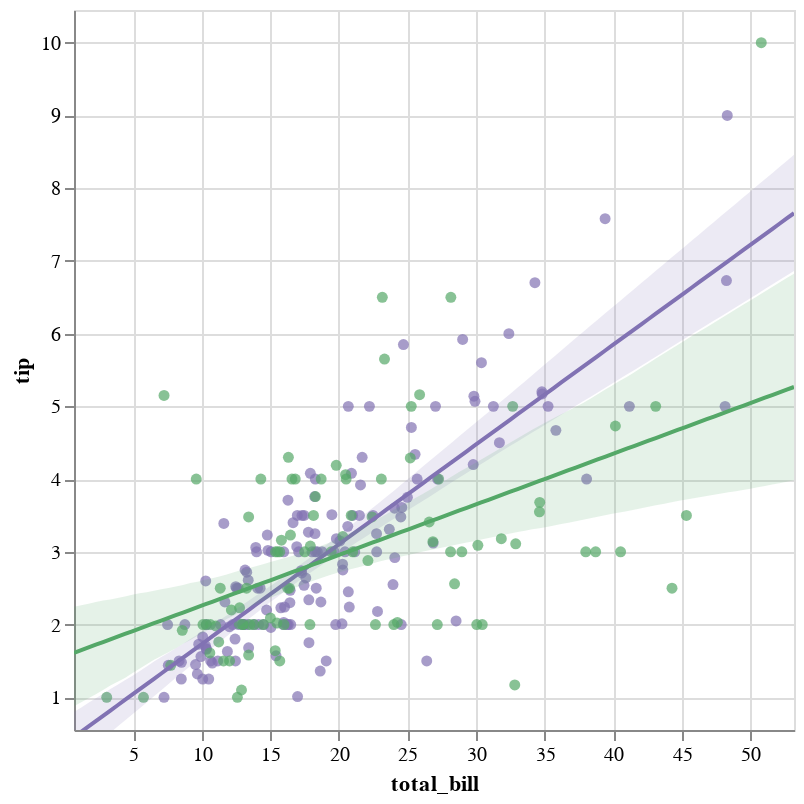

The notebook cell this image was saved under:
### Code cell
display(salt.lmplot(x="total_bill", y="tip", hue="smoker", data=tips, palette=["m", "g"]))
g = sns.lmplot(x="total_bill", y="tip", hue="smoker", data=tips, palette=dict(Yes="g", No="m"))

### Figure 1 — Vega-Lite specification as saved in the notebook (floating-point values rounded to 4 significant figures; data arrays with more than 128 entries replaced by an {"elided": "..."} marker saying what was removed)
{"$schema": "https://vega.github.io/schema/vega-lite/v2.4.1.json", "config": {"view": {"height": 300, "width": 400}}, "height": 360, "layer": [{"data": {"values": {"elided": "151 records"}}, "encoding": {"color": {"value": "rgba(129.0,114.0,178.0,1)"}, "x": {"axis": {"title": "total_bill"}, "field": "total_bill", "scale": {"domain": [0.683, 53.2], "nice": false}, "type": "quantitative"}, "y": {"axis": {"title": "tip"}, "field": "tip", "scale": {"domain": [0.55, 10.45], "nice": false}, "type": "quantitative"}}, "mark": {"clip": true, "type": "circle"}}, {"data": {"values": [{"day": "Sat", "sex": "Male", "size": 4, "smoker": "Yes", "time": "Dinner", "tip": 3, "total_bill": 38.01}, {"day": "Sat", "sex": "Male", "size": 2, "smoker": "Yes", "time": "Dinner", "tip": 1.76, "total_bill": 11.24}, {"day": "Sat", "sex": "Male", "size": 2, "smoker": "Yes", "time": "Dinner", "tip": 3.21, "total_bill": 20.29}, {"day": "Sat", "sex": "Male", "size": 2, "smoker": "Yes", "time": "Dinner", "tip": 2, "total_bill": 13.81}, {"day": "Sat", "sex": "Male", "size": 2, "smoker": "Yes", "time": "Dinner", "tip": 1.98, "total_bill": 11.02}, {"day": "Sat", "sex": "Male", "size": 4, "smoker": "Yes", "time": "Dinner", "tip": 3.76, "total_bill": 18.29}, {"day": "Sat", "sex": "Female", "size": 1, "smoker": "Yes", "time": "Dinner", "tip": 1, "total_bill": 3.07}, {"day": "Sat", "sex": "Male", "size": 2, "smoker": "Yes", "time": "Dinner", "tip": 2.09, "total_bill": 15.01}, {"day": "Sat", "sex": "Female", "size": 2, "smoker": "Yes", "time": "Dinner", "tip": 3.14, "total_bill": 26.86}, {"day": "Sat", "sex": "Female", "size": 2, "smoker": "Yes", "time": "Dinner", "tip": 5, "total_bill": 25.28}, {"day": "Sat", "sex": "Male", "size": 2, "smoker": "Yes", "time": "Dinner", "tip": 3.08, "total_bill": 17.92}, {"day": "Thur", "sex": "Male", "size": 2, "smoker": "Yes", "time": "Lunch", "tip": 3, "total_bill": 19.44}, {"day": "Thur", "sex": "Male", "size": 2, "smoker": "Yes", "time": "Lunch", "tip": 5, "total_bill": 32.68}, {"day": "Fri", "sex": "Male", "size": 2, "smoker": "Yes", "time": "Dinner", "tip": 3, "total_bill": 28.97}, {"day": "Fri", "sex": "Female", "size": 2, "smoker": "Yes", "time": "Dinner", "tip": 1, "total_bill": 5.75}, {"day": "Fri", "sex": "Female", "size": 2, "smoker": "Yes", "time": "Dinner", "tip": 4.3, "total_bill": 16.32}, {"day": "Fri", "sex": "Male", "size": 4, "smoker": "Yes", "time": "Dinner", "tip": 4.73, "total_bill": 40.17}, {"day": "Fri", "sex": "Male", "size": 2, "smoker": "Yes", "time": "Dinner", "tip": 4, "total_bill": 27.28}, {"day": "Fri", "sex": "Male", "size": 2, "smoker": "Yes", "time": "Dinner", "tip": 1.5, "total_bill": 12.03}, {"day": "Fri", "sex": "Male", "size": 2, "smoker": "Yes", "time": "Dinner", "tip": 3, "total_bill": 21.01}, {"day": "Fri", "sex": "Female", "size": 2, "smoker": "Yes", "time": "Dinner", "tip": 2.5, "total_bill": 11.35}, {"day": "Fri", "sex": "Female", "size": 2, "smoker": "Yes", "time": "Dinner", "tip": 3, "total_bill": 15.38}, {"day": "Sat", "sex": "Female", "size": 3, "smoker": "Yes", "time": "Dinner", "tip": 2.5, "total_bill": 44.3}, {"day": "Sat", "sex": "Female", "size": 2, "smoker": "Yes", "time": "Dinner", "tip": 3.48, "total_bill": 22.42}, {"day": "Sat", "sex": "Male", "size": 2, "smoker": "Yes", "time": "Dinner", "tip": 1.64, "total_bill": 15.36}, {"day": "Sat", "sex": "Male", "size": 2, "smoker": "Yes", "time": "Dinner", "tip": 4.06, "total_bill": 20.49}, {"day": "Sat", "sex": "Male", "size": 2, "smoker": "Yes", "time": "Dinner", "tip": 4.29, "total_bill": 25.21}, {"day": "Sat", "sex": "Female", "size": 2, "smoker": "Yes", "time": "Dinner", "tip": 4, "total_bill": 14.31}, {"day": "Thur", "sex": "Male", "size": 2, "smoker": "Yes", "time": "Lunch", "tip": 2, "total_bill": 16}, {"day": "Sun", "sex": "Female", "size": 2, "smoker": "Yes", "time": "Dinner", "tip": 3, "total_bill": 17.51}, {"day": "Sat", "sex": "Female", "size": 2, "smoker": "Yes", "time": "Dinner", "tip": 1.61, "total_bill": 10.59}, {"day": "Sat", "sex": "Female", "size": 2, "smoker": "Yes", "time": "Dinner", "tip": 2, "total_bill": 10.63}, {"day": "Sat", "sex": "Male", "size": 3, "smoker": "Yes", "time": "Dinner", "tip": 10, "total_bill": 50.81}, {"day": "Sat", "sex": "Male", "size": 2, "smoker": "Yes", "time": "Dinner", "tip": 3.16, "total_bill": 15.81}, {"day": "Sun", "sex": "Male", "size": 2, "smoker": "Yes", "time": "Dinner", "tip": 5.15, "total_bill": 7.25}, {"day": "Sun", "sex": "Male", "size": 2, "smoker": "Yes", "time": "Dinner", "tip": 3.18, "total_bill": 31.85}, {"day": "Sun", "sex": "Male", "size": 2, "smoker": "Yes", "time": "Dinner", "tip": 4, "total_bill": 16.82}, {"day": "Sun", "sex": "Male", "size": 2, "smoker": "Yes", "time": "Dinner", "tip": 3.11, "total_bill": 32.9}, {"day": "Sun", "sex": "Male", "size": 2, "smoker": "Yes", "time": "Dinner", "tip": 2, "total_bill": 17.89}, {"day": "Sun", "sex": "Male", "size": 2, "smoker": "Yes", "time": "Dinner", "tip": 2, "total_bill": 14.48}, {"day": "Sun", "sex": "Female", "size": 2, "smoker": "Yes", "time": "Dinner", "tip": 4, "total_bill": 9.6}, {"day": "Sun", "sex": "Male", "size": 2, "smoker": "Yes", "time": "Dinner", "tip": 3.55, "total_bill": 34.63}, {"day": "Sun", "sex": "Male", "size": 4, "smoker": "Yes", "time": "Dinner", "tip": 3.68, "total_bill": 34.65}, {"day": "Sun", "sex": "Male", "size": 2, "smoker": "Yes", "time": "Dinner", "tip": 5.65, "total_bill": 23.33}, {"day": "Sun", "sex": "Male", "size": 3, "smoker": "Yes", "time": "Dinner", "tip": 3.5, "total_bill": 45.35}, {"day": "Sun", "sex": "Male", "size": 4, "smoker": "Yes", "time": "Dinner", "tip": 6.5, "total_bill": 23.17}, {"day": "Sun", "sex": "Male", "size": 2, "smoker": "Yes", "time": "Dinner", "tip": 3, "total_bill": 40.55}, {"day": "Sun", "sex": "Female", "size": 3, "smoker": "Yes", "time": "Dinner", "tip": 3.5, "total_bill": 20.9}, {"day": "Sun", "sex": "Male", "size": 5, "smoker": "Yes", "time": "Dinner", "tip": 2, "total_bill": 30.46}, {"day": "Sun", "sex": "Female", "size": 3, "smoker": "Yes", "time": "Dinner", "tip": 3.5, "total_bill": 18.15}, {"day": "Sun", "sex": "Male", "size": 3, "smoker": "Yes", "time": "Dinner", "tip": 4, "total_bill": 23.1}, {"day": "Sun", "sex": "Male", "size": 2, "smoker": "Yes", "time": "Dinner", "tip": 1.5, "total_bill": 15.69}, {"day": "Thur", "sex": "Female", "size": 2, "smoker": "Yes", "time": "Lunch", "tip": 4.19, "total_bill": 19.81}, {"day": "Thur", "sex": "Male", "size": 2, "smoker": "Yes", "time": "Lunch", "tip": 2.56, "total_bill": 28.44}, {"day": "Thur", "sex": "Male", "size": 2, "smoker": "Yes", "time": "Lunch", "tip": 2.02, "total_bill": 15.48}, {"day": "Thur", "sex": "Male", "size": 2, "smoker": "Yes", "time": "Lunch", "tip": 4, "total_bill": 16.58}, {"day": "Thur", "sex": "Male", "size": 2, "smoker": "Yes", "time": "Lunch", "tip": 2, "total_bill": 10.34}, {"day": "Thur", "sex": "Female", "size": 4, "smoker": "Yes", "time": "Lunch", "tip": 5, "total_bill": 43.11}, {"day": "Thur", "sex": "Female", "size": 2, "smoker": "Yes", "time": "Lunch", "tip": 2, "total_bill": 13}, {"day": "Thur", "sex": "Male", "size": 2, "smoker": "Yes", "time": "Lunch", "tip": 2, "total_bill": 13.51}, {"day": "Thur", "sex": "Male", "size": 3, "smoker": "Yes", "time": "Lunch", "tip": 4, "total_bill": 18.71}, {"day": "Thur", "sex": "Female", "size": 2, "smoker": "Yes", "time": "Lunch", "tip": 2.01, "total_bill": 12.74}, {"day": "Thur", "sex": "Female", "size": 2, "smoker": "Yes", "time": "Lunch", "tip": 2, "total_bill": 13}, {"day": "Thur", "sex": "Female", "size": 2, "smoker": "Yes", "time": "Lunch", "tip": 2.5, "total_bill": 16.4}, {"day": "Thur", "sex": "Male", "size": 4, "smoker": "Yes", "time": "Lunch", "tip": 4, "total_bill": 20.53}, {"day": "Thur", "sex": "Female", "size": 3, "smoker": "Yes", "time": "Lunch", "tip": 3.23, "total_bill": 16.47}, {"day": "Sat", "sex": "Male", "size": 3, "smoker": "Yes", "time": "Dinner", "tip": 3.41, "total_bill": 26.59}, {"day": "Sat", "sex": "Male", "size": 4, "smoker": "Yes", "time": "Dinner", "tip": 3, "total_bill": 38.73}, {"day": "Sat", "sex": "Male", "size": 2, "smoker": "Yes", "time": "Dinner", "tip": 2.03, "total_bill": 24.27}, {"day": "Sat", "sex": "Female", "size": 2, "smoker": "Yes", "time": "Dinner", "tip": 2.23, "total_bill": 12.76}, {"day": "Sat", "sex": "Male", "size": 3, "smoker": "Yes", "time": "Dinner", "tip": 2, "total_bill": 30.06}, {"day": "Sat", "sex": "Male", "size": 4, "smoker": "Yes", "time": "Dinner", "tip": 5.16, "total_bill": 25.89}, {"day": "Sat", "sex": "Female", "size": 2, "smoker": "Yes", "time": "Dinner", "tip": 2.5, "total_bill": 13.27}, {"day": "Sat", "sex": "Female", "size": 3, "smoker": "Yes", "time": "Dinner", "tip": 6.5, "total_bill": 28.17}, {"day": "Sat", "sex": "Female", "size": 2, "smoker": "Yes", "time": "Dinner", "tip": 1.1, "total_bill": 12.9}, {"day": "Sat", "sex": "Male", "size": 5, "smoker": "Yes", "time": "Dinner", "tip": 3, "total_bill": 28.15}, {"day": "Sat", "sex": "Male", "size": 2, "smoker": "Yes", "time": "Dinner", "tip": 1.5, "total_bill": 11.59}, {"day": "Sat", "sex": "Male", "size": 2, "smoker": "Yes", "time": "Dinner", "tip": 1.44, "total_bill": 7.74}, {"day": "Sat", "sex": "Female", "size": 4, "smoker": "Yes", "time": "Dinner", "tip": 3.09, "total_bill": 30.14}, {"day": "Fri", "sex": "Male", "size": 2, "smoker": "Yes", "time": "Lunch", "tip": 2.2, "total_bill": 12.16}, {"day": "Fri", "sex": "Female", "size": 2, "smoker": "Yes", "time": "Lunch", "tip": 3.48, "total_bill": 13.42}, {"day": "Fri", "sex": "Male", "size": 1, "smoker": "Yes", "time": "Lunch", "tip": 1.92, "total_bill": 8.58}, {"day": "Fri", "sex": "Male", "size": 2, "smoker": "Yes", "time": "Lunch", "tip": 1.58, "total_bill": 13.42}, {"day": "Fri", "sex": "Female", "size": 2, "smoker": "Yes", "time": "Lunch", "tip": 2.5, "total_bill": 16.27}, {"day": "Fri", "sex": "Female", "size": 2, "smoker": "Yes", "time": "Lunch", "tip": 2, "total_bill": 10.09}, {"day": "Sat", "sex": "Female", "size": 2, "smoker": "Yes", "time": "Dinner", "tip": 2.88, "total_bill": 22.12}, {"day": "Sat", "sex": "Male", "size": 4, "smoker": "Yes", "time": "Dinner", "tip": 2, "total_bill": 24.01}, {"day": "Sat", "sex": "Male", "size": 3, "smoker": "Yes", "time": "Dinner", "tip": 3, "total_bill": 15.69}, {"day": "Sat", "sex": "Male", "size": 2, "smoker": "Yes", "time": "Dinner", "tip": 3, "total_bill": 15.53}, {"day": "Sat", "sex": "Male", "size": 2, "smoker": "Yes", "time": "Dinner", "tip": 1, "total_bill": 12.6}, {"day": "Sat", "sex": "Male", "size": 2, "smoker": "Yes", "time": "Dinner", "tip": 1.17, "total_bill": 32.83}, {"day": "Sat", "sex": "Female", "size": 2, "smoker": "Yes", "time": "Dinner", "tip": 2, "total_bill": 27.18}, {"day": "Sat", "sex": "Male", "size": 2, "smoker": "Yes", "time": "Dinner", "tip": 2, "total_bill": 22.67}]}, "encoding": {"color": {"value": "rgba(85.0,168.0,104.0,1)"}, "x": {"axis": {"title": "total_bill"}, "field": "total_bill", "scale": {"domain": [0.683, 53.2], "nice": false}, "type": "quantitative"}, "y": {"axis": {"title": "tip"}, "field": "tip", "scale": {"domain": [0.55, 10.45], "nice": false}, "type": "quantitative"}}, "mark": {"clip": true, "type": "circle"}}, {"data": {"values": [{"x": 0.683, "y": 0.4537}, {"x": 1.213, "y": 0.5265}, {"x": 1.744, "y": 0.5993}, {"x": 2.274, "y": 0.672}, {"x": 2.805, "y": 0.7448}, {"x": 3.335, "y": 0.8175}, {"x": 3.866, "y": 0.8903}, {"x": 4.396, "y": 0.963}, {"x": 4.927, "y": 1.036}, {"x": 5.457, "y": 1.109}, {"x": 5.987, "y": 1.181}, {"x": 6.518, "y": 1.254}, {"x": 7.048, "y": 1.327}, {"x": 7.579, "y": 1.4}, {"x": 8.109, "y": 1.472}, {"x": 8.64, "y": 1.545}, {"x": 9.17, "y": 1.618}, {"x": 9.701, "y": 1.691}, {"x": 10.23, "y": 1.763}, {"x": 10.76, "y": 1.836}, {"x": 11.29, "y": 1.909}, {"x": 11.82, "y": 1.982}, {"x": 12.35, "y": 2.054}, {"x": 12.88, "y": 2.127}, {"x": 13.41, "y": 2.2}, {"x": 13.94, "y": 2.273}, {"x": 14.47, "y": 2.345}, {"x": 15.01, "y": 2.418}, {"x": 15.54, "y": 2.491}, {"x": 16.07, "y": 2.564}, {"x": 16.6, "y": 2.636}, {"x": 17.13, "y": 2.709}, {"x": 17.66, "y": 2.782}, {"x": 18.19, "y": 2.855}, {"x": 18.72, "y": 2.927}, {"x": 19.25, "y": 3.0}, {"x": 19.78, "y": 3.073}, {"x": 20.31, "y": 3.146}, {"x": 20.84, "y": 3.218}, {"x": 21.37, "y": 3.291}, {"x": 21.9, "y": 3.364}, {"x": 22.43, "y": 3.437}, {"x": 22.96, "y": 3.509}, {"x": 23.49, "y": 3.582}, {"x": 24.02, "y": 3.655}, {"x": 24.55, "y": 3.728}, {"x": 25.08, "y": 3.8}, {"x": 25.61, "y": 3.873}, {"x": 26.14, "y": 3.946}, {"x": 26.67, "y": 4.019}, {"x": 27.21, "y": 4.091}, {"x": 27.74, "y": 4.164}, {"x": 28.27, "y": 4.237}, {"x": 28.8, "y": 4.31}, {"x": 29.33, "y": 4.382}, {"x": 29.86, "y": 4.455}, {"x": 30.39, "y": 4.528}, {"x": 30.92, "y": 4.601}, {"x": 31.45, "y": 4.673}, {"x": 31.98, "y": 4.746}, {"x": 32.51, "y": 4.819}, {"x": 33.04, "y": 4.892}, {"x": 33.57, "y": 4.964}, {"x": 34.1, "y": 5.037}, {"x": 34.63, "y": 5.11}, {"x": 35.16, "y": 5.183}, {"x": 35.69, "y": 5.255}, {"x": 36.22, "y": 5.328}, {"x": 36.75, "y": 5.401}, {"x": 37.28, "y": 5.474}, {"x": 37.81, "y": 5.546}, {"x": 38.34, "y": 5.619}, {"x": 38.88, "y": 5.692}, {"x": 39.41, "y": 5.765}, {"x": 39.94, "y": 5.838}, {"x": 40.47, "y": 5.91}, {"x": 41.0, "y": 5.983}, {"x": 41.53, "y": 6.056}, {"x": 42.06, "y": 6.129}, {"x": 42.59, "y": 6.201}, {"x": 43.12, "y": 6.274}, {"x": 43.65, "y": 6.347}, {"x": 44.18, "y": 6.42}, {"x": 44.71, "y": 6.492}, {"x": 45.24, "y": 6.565}, {"x": 45.77, "y": 6.638}, {"x": 46.3, "y": 6.711}, {"x": 46.83, "y": 6.783}, {"x": 47.36, "y": 6.856}, {"x": 47.89, "y": 6.929}, {"x": 48.42, "y": 7.002}, {"x": 48.95, "y": 7.074}, {"x": 49.48, "y": 7.147}, {"x": 50.01, "y": 7.22}, {"x": 50.54, "y": 7.293}, {"x": 51.08, "y": 7.365}, {"x": 51.61, "y": 7.438}, {"x": 52.14, "y": 7.511}, {"x": 52.67, "y": 7.584}, {"x": 53.2, "y": 7.656}]}, "encoding": {"color": {"value": "rgba(129.0,114.0,178.0,1)"}, "x": {"field": "x", "scale": {"domain": [0.683, 53.2], "nice": false}, "type": "quantitative"}, "y": {"field": "y", "scale": {"domain": [0.55, 10.45], "nice": false}, "type": "quantitative"}}, "mark": {"clip": true, "type": "line"}}, {"data": {"values": [{"x": 0.683, "y1": 0.09852, "y2": 0.7968}, {"x": 1.213, "y1": 0.1815, "y2": 0.8601}, {"x": 1.744, "y1": 0.2644, "y2": 0.9234}, {"x": 2.274, "y1": 0.3474, "y2": 0.987}, {"x": 2.805, "y1": 0.4304, "y2": 1.05}, {"x": 3.335, "y1": 0.5133, "y2": 1.113}, {"x": 3.866, "y1": 0.5973, "y2": 1.171}, {"x": 4.396, "y1": 0.6792, "y2": 1.233}, {"x": 4.927, "y1": 0.7621, "y2": 1.293}, {"x": 5.457, "y1": 0.845, "y2": 1.359}, {"x": 5.987, "y1": 0.9291, "y2": 1.424}, {"x": 6.518, "y1": 1.014, "y2": 1.491}, {"x": 7.048, "y1": 1.098, "y2": 1.552}, {"x": 7.579, "y1": 1.183, "y2": 1.611}, {"x": 8.109, "y1": 1.267, "y2": 1.673}, {"x": 8.64, "y1": 1.348, "y2": 1.736}, {"x": 9.17, "y1": 1.43, "y2": 1.8}, {"x": 9.701, "y1": 1.513, "y2": 1.862}, {"x": 10.23, "y1": 1.594, "y2": 1.927}, {"x": 10.76, "y1": 1.677, "y2": 1.993}, {"x": 11.29, "y1": 1.757, "y2": 2.06}, {"x": 11.82, "y1": 1.84, "y2": 2.125}, {"x": 12.35, "y1": 1.917, "y2": 2.194}, {"x": 12.88, "y1": 1.999, "y2": 2.259}, {"x": 13.41, "y1": 2.075, "y2": 2.329}, {"x": 13.94, "y1": 2.152, "y2": 2.396}, {"x": 14.47, "y1": 2.233, "y2": 2.463}, {"x": 15.01, "y1": 2.311, "y2": 2.532}, {"x": 15.54, "y1": 2.384, "y2": 2.6}, {"x": 16.07, "y1": 2.461, "y2": 2.673}, {"x": 16.6, "y1": 2.534, "y2": 2.745}, {"x": 17.13, "y1": 2.606, "y2": 2.817}, {"x": 17.66, "y1": 2.678, "y2": 2.886}, {"x": 18.19, "y1": 2.748, "y2": 2.963}, {"x": 18.72, "y1": 2.816, "y2": 3.039}, {"x": 19.25, "y1": 2.88, "y2": 3.12}, {"x": 19.78, "y1": 2.945, "y2": 3.198}, {"x": 20.31, "y1": 3.01, "y2": 3.277}, {"x": 20.84, "y1": 3.074, "y2": 3.357}, {"x": 21.37, "y1": 3.139, "y2": 3.437}, {"x": 21.9, "y1": 3.2, "y2": 3.519}, {"x": 22.43, "y1": 3.265, "y2": 3.597}, {"x": 22.96, "y1": 3.329, "y2": 3.679}, {"x": 23.49, "y1": 3.392, "y2": 3.759}, {"x": 24.02, "y1": 3.454, "y2": 3.841}, {"x": 24.55, "y1": 3.518, "y2": 3.925}, {"x": 25.08, "y1": 3.58, "y2": 4.009}, {"x": 25.61, "y1": 3.642, "y2": 4.091}, {"x": 26.14, "y1": 3.702, "y2": 4.175}, {"x": 26.67, "y1": 3.765, "y2": 4.259}, {"x": 27.21, "y1": 3.829, "y2": 4.342}, {"x": 27.74, "y1": 3.893, "y2": 4.425}, {"x": 28.27, "y1": 3.959, "y2": 4.508}, {"x": 28.8, "y1": 4.022, "y2": 4.591}, {"x": 29.33, "y1": 4.083, "y2": 4.674}, {"x": 29.86, "y1": 4.147, "y2": 4.757}, {"x": 30.39, "y1": 4.207, "y2": 4.84}, {"x": 30.92, "y1": 4.27, "y2": 4.924}, {"x": 31.45, "y1": 4.333, "y2": 5.007}, {"x": 31.98, "y1": 4.397, "y2": 5.091}, {"x": 32.51, "y1": 4.458, "y2": 5.175}, {"x": 33.04, "y1": 4.518, "y2": 5.258}, {"x": 33.57, "y1": 4.578, "y2": 5.343}, {"x": 34.1, "y1": 4.639, "y2": 5.428}, {"x": 34.63, "y1": 4.699, "y2": 5.513}, {"x": 35.16, "y1": 4.761, "y2": 5.599}, {"x": 35.69, "y1": 4.823, "y2": 5.684}, {"x": 36.22, "y1": 4.885, "y2": 5.769}, {"x": 36.75, "y1": 4.947, "y2": 5.854}, {"x": 37.28, "y1": 5.01, "y2": 5.939}, {"x": 37.81, "y1": 5.071, "y2": 6.024}, {"x": 38.34, "y1": 5.13, "y2": 6.108}, {"x": 38.88, "y1": 5.189, "y2": 6.192}, {"x": 39.41, "y1": 5.251, "y2": 6.276}, {"x": 39.94, "y1": 5.315, "y2": 6.36}, {"x": 40.47, "y1": 5.377, "y2": 6.444}, {"x": 41.0, "y1": 5.437, "y2": 6.528}, {"x": 41.53, "y1": 5.497, "y2": 6.612}, {"x": 42.06, "y1": 5.559, "y2": 6.696}, {"x": 42.59, "y1": 5.621, "y2": 6.78}, {"x": 43.12, "y1": 5.683, "y2": 6.864}, {"x": 43.65, "y1": 5.746, "y2": 6.948}, {"x": 44.18, "y1": 5.808, "y2": 7.031}, {"x": 44.71, "y1": 5.87, "y2": 7.115}, {"x": 45.24, "y1": 5.933, "y2": 7.199}, {"x": 45.77, "y1": 5.995, "y2": 7.283}, {"x": 46.3, "y1": 6.057, "y2": 7.367}, {"x": 46.83, "y1": 6.119, "y2": 7.451}, {"x": 47.36, "y1": 6.18, "y2": 7.535}, {"x": 47.89, "y1": 6.241, "y2": 7.619}, {"x": 48.42, "y1": 6.301, "y2": 7.703}, {"x": 48.95, "y1": 6.363, "y2": 7.787}, {"x": 49.48, "y1": 6.426, "y2": 7.871}, {"x": 50.01, "y1": 6.488, "y2": 7.955}, {"x": 50.54, "y1": 6.55, "y2": 8.039}, {"x": 51.08, "y1": 6.612, "y2": 8.123}, {"x": 51.61, "y1": 6.674, "y2": 8.207}, {"x": 52.14, "y1": 6.737, "y2": 8.291}, {"x": 52.67, "y1": 6.799, "y2": 8.375}, {"x": 53.2, "y1": 6.861, "y2": 8.459}]}, "encoding": {"color": {"value": "rgba(129.0,114.0,178.0,1)"}, "opacity": {"value": 0.15}, "x": {"field": "x", "scale": {"domain": [0.683, 53.2], "nice": false}, "type": "quantitative"}, "y": {"field": "y1", "scale": {"domain": [0.55, 10.45], "nice": false}, "type": "quantitative"}, "y2": {"field": "y2", "type": "quantitative"}}, "mark": {"clip": true, "type": "area"}}, {"data": {"values": [{"x": 0.683, "y": 1.612}, {"x": 1.213, "y": 1.649}, {"x": 1.744, "y": 1.686}, {"x": 2.274, "y": 1.723}, {"x": 2.805, "y": 1.759}, {"x": 3.335, "y": 1.796}, {"x": 3.866, "y": 1.833}, {"x": 4.396, "y": 1.87}, {"x": 4.927, "y": 1.907}, {"x": 5.457, "y": 1.944}, {"x": 5.987, "y": 1.981}, {"x": 6.518, "y": 2.018}, {"x": 7.048, "y": 2.055}, {"x": 7.579, "y": 2.092}, {"x": 8.109, "y": 2.129}, {"x": 8.64, "y": 2.166}, {"x": 9.17, "y": 2.202}, {"x": 9.701, "y": 2.239}, {"x": 10.23, "y": 2.276}, {"x": 10.76, "y": 2.313}, {"x": 11.29, "y": 2.35}, {"x": 11.82, "y": 2.387}, {"x": 12.35, "y": 2.424}, {"x": 12.88, "y": 2.461}, {"x": 13.41, "y": 2.498}, {"x": 13.94, "y": 2.535}, {"x": 14.47, "y": 2.572}, {"x": 15.01, "y": 2.608}, {"x": 15.54, "y": 2.645}, {"x": 16.07, "y": 2.682}, {"x": 16.6, "y": 2.719}, {"x": 17.13, "y": 2.756}, {"x": 17.66, "y": 2.793}, {"x": 18.19, "y": 2.83}, {"x": 18.72, "y": 2.867}, {"x": 19.25, "y": 2.904}, {"x": 19.78, "y": 2.941}, {"x": 20.31, "y": 2.978}, {"x": 20.84, "y": 3.015}, {"x": 21.37, "y": 3.051}, {"x": 21.9, "y": 3.088}, {"x": 22.43, "y": 3.125}, {"x": 22.96, "y": 3.162}, {"x": 23.49, "y": 3.199}, {"x": 24.02, "y": 3.236}, {"x": 24.55, "y": 3.273}, {"x": 25.08, "y": 3.31}, {"x": 25.61, "y": 3.347}, {"x": 26.14, "y": 3.384}, {"x": 26.67, "y": 3.421}, {"x": 27.21, "y": 3.457}, {"x": 27.74, "y": 3.494}, {"x": 28.27, "y": 3.531}, {"x": 28.8, "y": 3.568}, {"x": 29.33, "y": 3.605}, {"x": 29.86, "y": 3.642}, {"x": 30.39, "y": 3.679}, {"x": 30.92, "y": 3.716}, {"x": 31.45, "y": 3.753}, {"x": 31.98, "y": 3.79}, {"x": 32.51, "y": 3.827}, {"x": 33.04, "y": 3.864}, {"x": 33.57, "y": 3.9}, {"x": 34.1, "y": 3.937}, {"x": 34.63, "y": 3.974}, {"x": 35.16, "y": 4.011}, {"x": 35.69, "y": 4.048}, {"x": 36.22, "y": 4.085}, {"x": 36.75, "y": 4.122}, {"x": 37.28, "y": 4.159}, {"x": 37.81, "y": 4.196}, {"x": 38.34, "y": 4.233}, {"x": 38.88, "y": 4.27}, {"x": 39.41, "y": 4.307}, {"x": 39.94, "y": 4.343}, {"x": 40.47, "y": 4.38}, {"x": 41.0, "y": 4.417}, {"x": 41.53, "y": 4.454}, {"x": 42.06, "y": 4.491}, {"x": 42.59, "y": 4.528}, {"x": 43.12, "y": 4.565}, {"x": 43.65, "y": 4.602}, {"x": 44.18, "y": 4.639}, {"x": 44.71, "y": 4.676}, {"x": 45.24, "y": 4.713}, {"x": 45.77, "y": 4.749}, {"x": 46.3, "y": 4.786}, {"x": 46.83, "y": 4.823}, {"x": 47.36, "y": 4.86}, {"x": 47.89, "y": 4.897}, {"x": 48.42, "y": 4.934}, {"x": 48.95, "y": 4.971}, {"x": 49.48, "y": 5.008}, {"x": 50.01, "y": 5.045}, {"x": 50.54, "y": 5.082}, {"x": 51.08, "y": 5.119}, {"x": 51.61, "y": 5.156}, {"x": 52.14, "y": 5.192}, {"x": 52.67, "y": 5.229}, {"x": 53.2, "y": 5.266}]}, "encoding": {"color": {"value": "rgba(85.0,168.0,104.0,1)"}, "x": {"field": "x", "scale": {"domain": [0.683, 53.2], "nice": false}, "type": "quantitative"}, "y": {"field": "y", "scale": {"domain": [0.55, 10.45], "nice": false}, "type": "quantitative"}}, "mark": {"clip": true, "type": "line"}}, {"data": {"values": [{"x": 0.683, "y1": 0.877, "y2": 2.245}, {"x": 1.213, "y1": 0.9319, "y2": 2.265}, {"x": 1.744, "y1": 0.9868, "y2": 2.286}, {"x": 2.274, "y1": 1.042, "y2": 2.309}, {"x": 2.805, "y1": 1.101, "y2": 2.33}, {"x": 3.335, "y1": 1.162, "y2": 2.346}, {"x": 3.866, "y1": 1.212, "y2": 2.365}, {"x": 4.396, "y1": 1.266, "y2": 2.386}, {"x": 4.927, "y1": 1.329, "y2": 2.41}, {"x": 5.457, "y1": 1.392, "y2": 2.431}, {"x": 5.987, "y1": 1.453, "y2": 2.445}, {"x": 6.518, "y1": 1.515, "y2": 2.465}, {"x": 7.048, "y1": 1.568, "y2": 2.486}, {"x": 7.579, "y1": 1.62, "y2": 2.504}, {"x": 8.109, "y1": 1.673, "y2": 2.524}, {"x": 8.64, "y1": 1.735, "y2": 2.544}, {"x": 9.17, "y1": 1.788, "y2": 2.571}, {"x": 9.701, "y1": 1.846, "y2": 2.589}, {"x": 10.23, "y1": 1.901, "y2": 2.615}, {"x": 10.76, "y1": 1.955, "y2": 2.637}, {"x": 11.29, "y1": 2.011, "y2": 2.662}, {"x": 11.82, "y1": 2.076, "y2": 2.688}, {"x": 12.35, "y1": 2.123, "y2": 2.718}, {"x": 12.88, "y1": 2.18, "y2": 2.748}, {"x": 13.41, "y1": 2.233, "y2": 2.773}, {"x": 13.94, "y1": 2.278, "y2": 2.802}, {"x": 14.47, "y1": 2.325, "y2": 2.83}, {"x": 15.01, "y1": 2.368, "y2": 2.859}, {"x": 15.54, "y1": 2.407, "y2": 2.888}, {"x": 16.07, "y1": 2.448, "y2": 2.914}, {"x": 16.6, "y1": 2.488, "y2": 2.941}, {"x": 17.13, "y1": 2.532, "y2": 2.982}, {"x": 17.66, "y1": 2.571, "y2": 3.012}, {"x": 18.19, "y1": 2.606, "y2": 3.047}, {"x": 18.72, "y1": 2.642, "y2": 3.083}, {"x": 19.25, "y1": 2.676, "y2": 3.12}, {"x": 19.78, "y1": 2.706, "y2": 3.17}, {"x": 20.31, "y1": 2.734, "y2": 3.212}, {"x": 20.84, "y1": 2.76, "y2": 3.262}, {"x": 21.37, "y1": 2.783, "y2": 3.309}, {"x": 21.9, "y1": 2.811, "y2": 3.355}, {"x": 22.43, "y1": 2.841, "y2": 3.408}, {"x": 22.96, "y1": 2.867, "y2": 3.465}, {"x": 23.49, "y1": 2.892, "y2": 3.52}, {"x": 24.02, "y1": 2.912, "y2": 3.58}, {"x": 24.55, "y1": 2.936, "y2": 3.635}, {"x": 25.08, "y1": 2.956, "y2": 3.687}, {"x": 25.61, "y1": 2.981, "y2": 3.743}, {"x": 26.14, "y1": 3.003, "y2": 3.799}, {"x": 26.67, "y1": 3.026, "y2": 3.857}, {"x": 27.21, "y1": 3.047, "y2": 3.92}, {"x": 27.74, "y1": 3.068, "y2": 3.976}, {"x": 28.27, "y1": 3.088, "y2": 4.038}, {"x": 28.8, "y1": 3.109, "y2": 4.1}, {"x": 29.33, "y1": 3.128, "y2": 4.156}, {"x": 29.86, "y1": 3.146, "y2": 4.21}, {"x": 30.39, "y1": 3.171, "y2": 4.268}, {"x": 30.92, "y1": 3.191, "y2": 4.327}, {"x": 31.45, "y1": 3.209, "y2": 4.386}, {"x": 31.98, "y1": 3.23, "y2": 4.445}, {"x": 32.51, "y1": 3.251, "y2": 4.503}, {"x": 33.04, "y1": 3.272, "y2": 4.562}, {"x": 33.57, "y1": 3.288, "y2": 4.62}, {"x": 34.1, "y1": 3.309, "y2": 4.679}, {"x": 34.63, "y1": 3.325, "y2": 4.735}, {"x": 35.16, "y1": 3.342, "y2": 4.787}, {"x": 35.69, "y1": 3.361, "y2": 4.839}, {"x": 36.22, "y1": 3.381, "y2": 4.891}, {"x": 36.75, "y1": 3.401, "y2": 4.943}, {"x": 37.28, "y1": 3.422, "y2": 4.996}, {"x": 37.81, "y1": 3.442, "y2": 5.048}, {"x": 38.34, "y1": 3.462, "y2": 5.105}, {"x": 38.88, "y1": 3.482, "y2": 5.166}, {"x": 39.41, "y1": 3.503, "y2": 5.227}, {"x": 39.94, "y1": 3.522, "y2": 5.288}, {"x": 40.47, "y1": 3.541, "y2": 5.35}, {"x": 41.0, "y1": 3.559, "y2": 5.405}, {"x": 41.53, "y1": 3.579, "y2": 5.467}, {"x": 42.06, "y1": 3.599, "y2": 5.53}, {"x": 42.59, "y1": 3.619, "y2": 5.594}, {"x": 43.12, "y1": 3.639, "y2": 5.657}, {"x": 43.65, "y1": 3.658, "y2": 5.719}, {"x": 44.18, "y1": 3.678, "y2": 5.78}, {"x": 44.71, "y1": 3.698, "y2": 5.844}, {"x": 45.24, "y1": 3.717, "y2": 5.907}, {"x": 45.77, "y1": 3.734, "y2": 5.97}, {"x": 46.3, "y1": 3.75, "y2": 6.028}, {"x": 46.83, "y1": 3.767, "y2": 6.088}, {"x": 47.36, "y1": 3.784, "y2": 6.149}, {"x": 47.89, "y1": 3.801, "y2": 6.211}, {"x": 48.42, "y1": 3.818, "y2": 6.272}, {"x": 48.95, "y1": 3.834, "y2": 6.334}, {"x": 49.48, "y1": 3.851, "y2": 6.396}, {"x": 50.01, "y1": 3.869, "y2": 6.457}, {"x": 50.54, "y1": 3.887, "y2": 6.519}, {"x": 51.08, "y1": 3.905, "y2": 6.58}, {"x": 51.61, "y1": 3.924, "y2": 6.641}, {"x": 52.14, "y1": 3.944, "y2": 6.703}, {"x": 52.67, "y1": 3.965, "y2": 6.764}, {"x": 53.2, "y1": 3.985, "y2": 6.825}]}, "encoding": {"color": {"value": "rgba(85.0,168.0,104.0,1)"}, "opacity": {"value": 0.15}, "x": {"field": "x", "scale": {"domain": [0.683, 53.2], "nice": false}, "type": "quantitative"}, "y": {"field": "y1", "scale": {"domain": [0.55, 10.45], "nice": false}, "type": "quantitative"}, "y2": {"field": "y2", "type": "quantitative"}}, "mark": {"clip": true, "type": "area"}}], "title": "", "width": 360}
